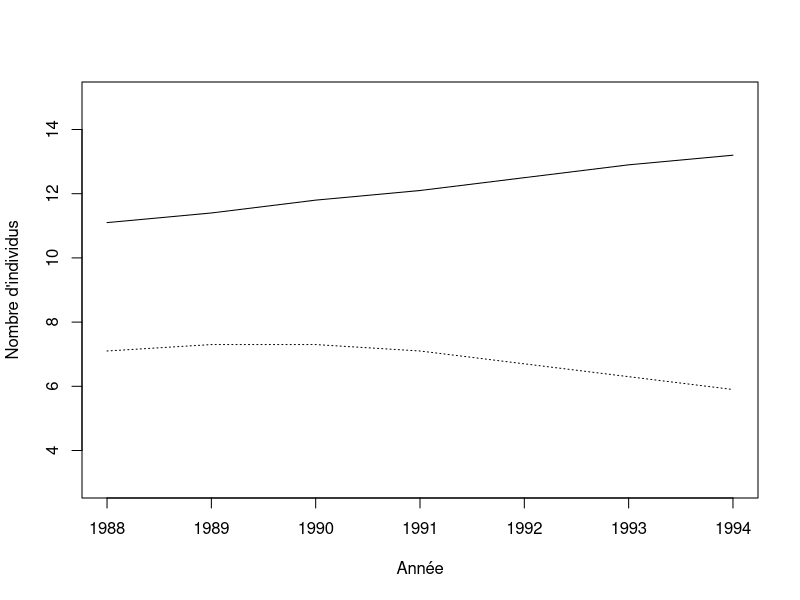
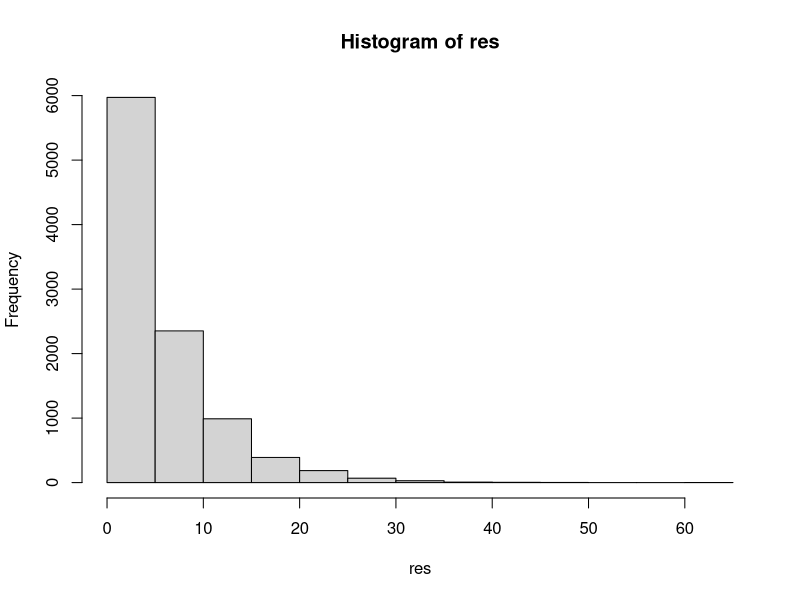
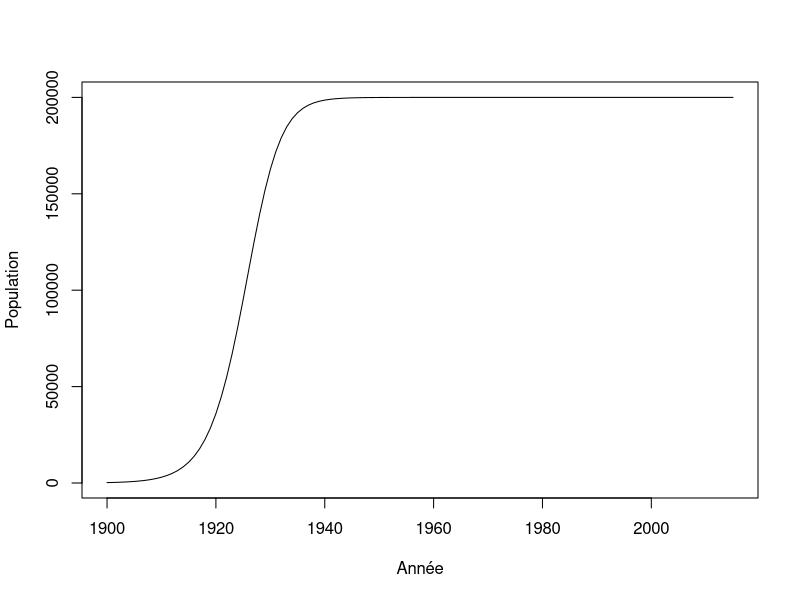
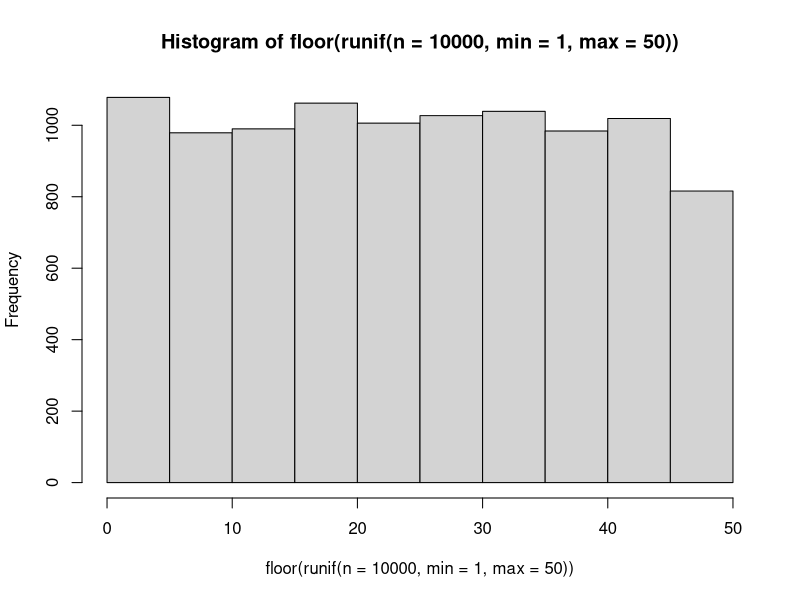
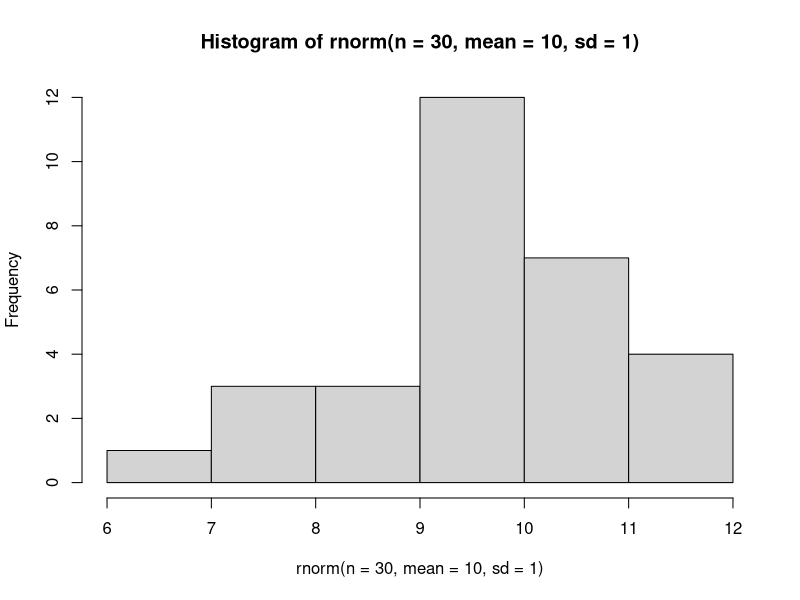
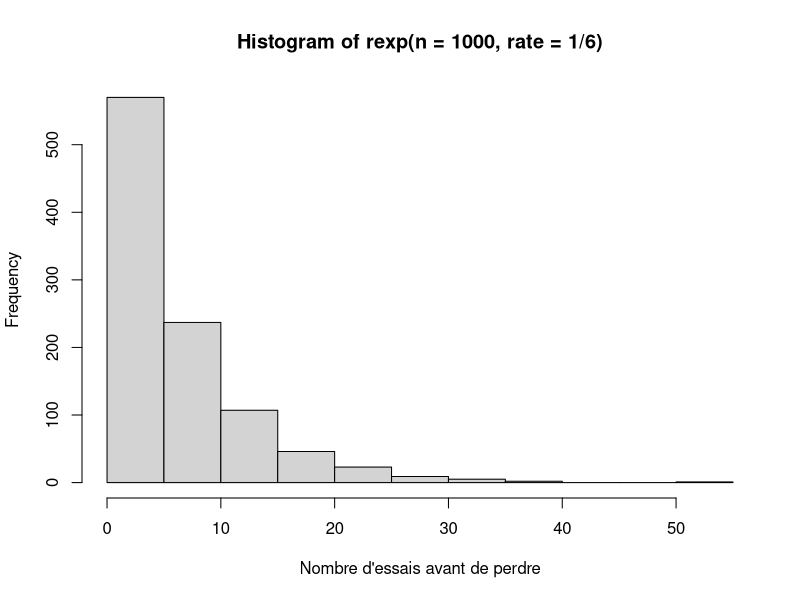
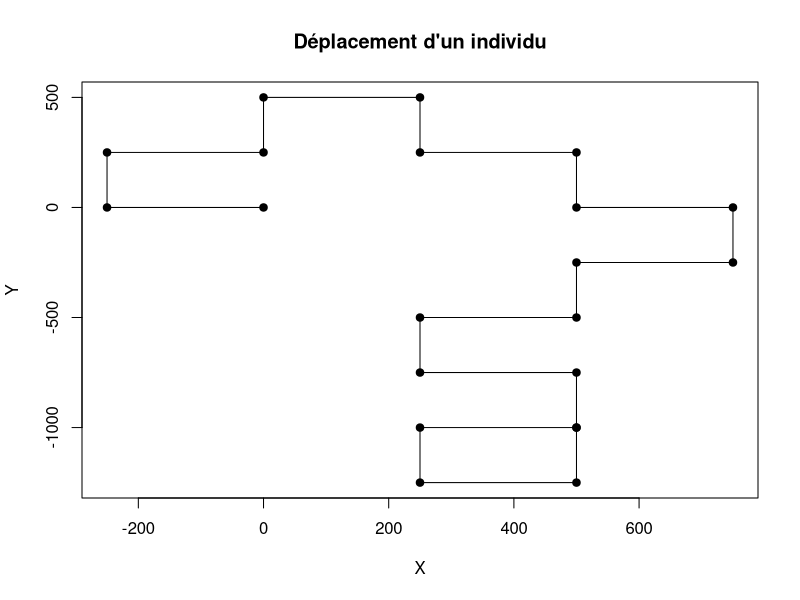
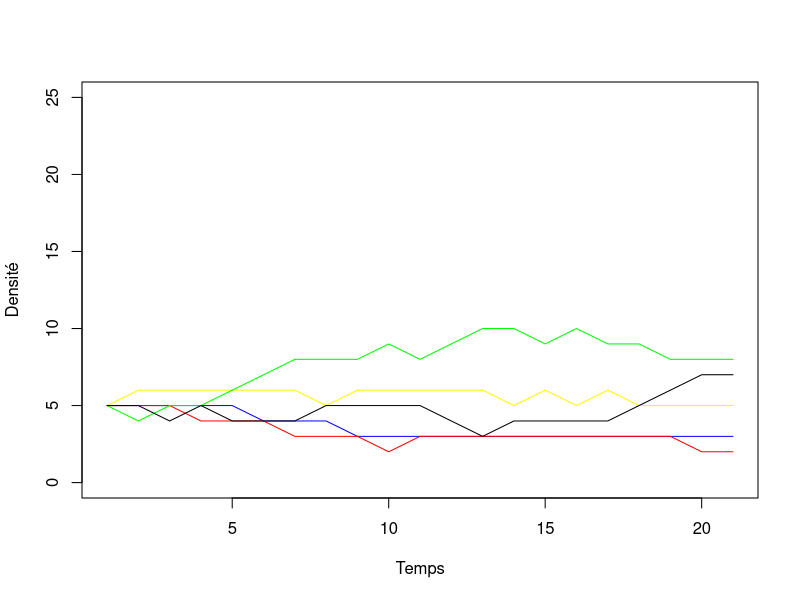

Recreate these plots in R, in order.
## ---- chunk 1
donnees <- matrix(nr = 7, nc = 2)
donnees[,1] <- c(11.1,11.4,11.8,12.1,12.5,12.9,13.2) #Cameroun
donnees[,2] <- c(7.1,7.3,7.3,7.1,6.7,6.3,5.9) #Rwanda
an <- c(1988:1994)
donnees
## ---- chunk 2
plot(an, donnees[,1], type = "l", xlab = "Année", ylab = "Nombre d'individus", ylim=c(3,15), cex=2)
lines(an, donnees[,2], lty = 3)
## ---- chunk 3
lambda <- matrix(nrow = 6, ncol = 2)
lambda[1,1] <- (donnees[2,1] - donnees[1,1]) / donnees[1,1]
## ---- chunk 4
lambda[2,1] <- (donnees[3,1] - donnees[2,1]) / donnees[2,1]
## ---- chunk 5
depart <- 1
fin <- 5
for(etape in depart:fin) {
    print(etape)
}
## ---- chunk 6
for(etape in c("Bonjour", "programmeurs", "en R")) {
    print(etape)
}
## ---- chunk 7
for(etape in 1:5) {
    print(etape*2)
}
## ---- chunk 8
for(C in -50:100) {
    cat("Pour C = ",C," on obtient F = ",1.8*C + 32, '\n')
}
## ---- chunk 9
test <- runif(5, 0,1)
for(etape in 1:5) {
    print(test[etape])
}
## ---- chunk 10
for(etape in 1:8) {
    cat("À l'étape", etape, ", la boucle est complétée à", etape/8*100, "%.", '\n')
}
## ---- chunk 11
n <- 1
for(etape in -2:5) {
    cat("etape = ",etape, " n = ",n, '\n')
    n <- n + 1
}
## ---- chunk 12
n <- 1
for(etape in 1:10) n <- n*etape
n
## ---- chunk 13
factorial(10)
## ---- chunk 14
ma_matrice <- matrix(nrow = 5, ncol = 3)
n <- 1
for(i in 1:5) {
    for(j in 1:3) {
        ma_matrice[i,j] <- n
        n <- n + 1
    }
}
ma_matrice
## ---- chunk 15
piece <- c("pile","face")
combinaison = "face-face"
while(combinaison != "pile-pile") {
    essai1 <- sample(piece, 1)  # OU sample(piece, 2, replace = TRUE)
    essai2 <- sample(piece, 1)
    combinaison <- paste(essai1, "-" , essai2, sep = "")
    print(combinaison)
}
## ---- chunk 16
de <- c(1:6)
n_test <- 10000
res <- numeric(n_test)
for(i in 1:n_test) {
	n <- 0
	face <- 0
	while(face != 1) {
		face <- sample(de,1)
		n <- n + 1
	}
	res[i] <- n
}
mean(res)
## ---- chunk 17
hist(res)
## ---- chunk 18
r <- 0.3
N <- 220
K <- 200000
step <- 1
while(N < K/2) {
    N <- N + r * N * (1 - N/K)
    step <- step + 1
}
step
## ---- chunk 19
r <- 0.3
K <- 200000
n_steps <- 115
N <- numeric(n_steps+1)
N[1] <- 220 # Année 0 en position 1 (donc [position - 1] = nombre d'années écoulées)

for(i in 2:(n_steps+1)) {
    N[i] <- N[i-1] + r * N[i-1] * (1 - N[i-1]/K)
}
N[25:30]
## ---- chunk 20
plot(c(1900:2015), N, type = "l", xlab = "Année", ylab = "Population")
## ---- chunk 21
X <- runif(n = 10)
res <- numeric(10)
for(i in 1:10) {
    if(X[i] < 0.3) {
        res[i] <- "plus petit"
    }
    else {
        res[i] <- "plus grand"
    }
}
cbind(X,res)
## ---- chunk 22
res2 <- numeric(10)
for(i in 1:10) {
    if(X[i] > 0.2 & X[i] < 0.6) {
        res2[i] <- "oui"
    }
    else {
        res2[i] <- "non"
    }
}
cbind(X,res2)
## ---- chunk 23
res2 <- numeric(10)
res2[X > 0.2 & X < 0.6] <- "oui"
res2[X < 0.2 | X > 0.6] <- "non"
cbind(X,res2)
## ---- chunk 24
tri <- function(x){
	# Calcul de la dimension du vecteur
	taille <- length(x)
	ordre <- "NON"
	# Boucle qui tourne jusqu'à ce que tout soit en ordre
	while(ordre == "NON") {
		ordre <- "OUI"
		# Boucle qui passe tous les éléments en paires
		for(i in 1:(taille-1)) {
			if(x[i+1] < x[i]) {
				# Inversion des deux lettres
				x[c(i,i+1)] <- x[c(i+1,i)]
				# Comme un changement a été fait, l'ordre
				# n'est pas encore garanti
				ordre <- "NON"
			}
		}
	}
	return(x)
}
tri(c("E", "Z", "F", "C", "D"))

## ---- chunk 25
valeurs <- c("2", "3", "4", "5", "6", "7", "8", "9", "10", "valet", "reine", "roi", "as")
couleurs <- rep(c("pique", "trèfle", "carreau", "coeur"),each = 13)
cartes <- paste(valeurs,"-",couleurs)
tirage <- function(n, cartes) {
    sample(x = cartes, size = n, replace = FALSE)
}
tirage(3, cartes)
## ---- chunk 26

scrabble <- read.table(file = "./donnees/lettres.txt", header=TRUE, sep = " ")
res <- sample(scrabble[,1],7)
res

## ---- chunk 27
hist(floor(runif(n = 10000, min = 1, max = 50)))
## ---- chunk 28
hist(rnorm(n = 30, mean = 10, sd = 1))
## ---- chunk 29
rbinom(n = 10, size = 1, prob = 0.5)
## ---- chunk 30
rmultinom(n = 3, size = 1, prob = rep(1/6, 6))
## ---- chunk 31
hist(rexp(n = 1000, rate = 1/6),
xlab = "Nombre d'essais avant de perdre")
## ---- chunk 32
set.seed(1)
p <- 0.55
alea <- runif(n = 1, min = 0, max = 1)
if(alea < p) res = "pile" else res = "face"
res
## ---- chunk 33
set.seed(1)
## ---- chunk 34

X <- runif(n = 10000, min = 0, max = 1)
p <- 0.2
res <- numeric(length = 10000)
res[X<p] <- 1
sum(res)

X <- runif(n = 10000, min = 0, max = 1)
p <- 0.2
res <- numeric(length = 10000)
res[X<p] <- 1
sum(res)

10000*p
## ---- chunk 35
# Fonction qui permet de modifier la direction de marche de la personne
#
# ENTREES:
#   DirectionDepart:    la direction vers laquelle la personne se deplace pour le moment.
#   Probabilite:        un vecteur contenant les probabilites d'aller dans l'une ou l'autre des directions. 
#                       Probabilite = c(ProbabiliteGauche, ProbabiliteDroite)
#
# SORITES:
#   NouvelleDirection:  la direction vers laquelle la personne va se deplacer au prochain carrefour.
#
ChangerDirection = function(DirectionDepart, Probabilite){
  
  # A COMPLETER: Mettre la condition pour tourner a gauche
  if(runif(1,0,1) < Probabilite[1]){ # <-- Manque du code
    # On tourne a gauche
    NouvelleDirection = DirectionDepart - pi/2
  }
  else{
    # On tourne a droite
    NouvelleDirection = DirectionDepart + pi/2
  }
  
  return(NouvelleDirection)
  
}

# Fonction qui permet de calculer les nouvelles coordonnees de la personne suite a un deplacement
#
# ENTREES:
#   PositionCourante:   un vecteur contenant la position de la personne pour le moment.
#                       PositionCourante = c(PositionX, PositionY)
#   Direction:          la direction vers laquelle la personne va se deplacer.
#
# SORITES:
#   NouvellePosition:   un vecteur contenant la position de la personne apres son deplacement.
#                       NouvellePosition = c(NouvellePositionX, NouvellePositionY)
#
Deplacement = function(PositionCourante, Direction){
  
  # A COMPLETER: Calcul des nouvelles coordonnées
  NouvellePositionX = PositionCourante[1] + sin(Direction)*250 # <-- Manque du code
  NouvellePositionY = PositionCourante[2] + cos(Direction)*250 # <-- Manque du code
  
  # On place les nouvelles positions pour chacune des coordonnees dans un vecteur
  NouvellePosition = c(NouvellePositionX, NouvellePositionY)
  
  return(NouvellePosition)
}
## ---- chunk 36
# ChangerDirection <- function(DirectionDepart, Probabilite){...}
# Deplacement <- function(PositionCourante, Direction){...}

nsteps <- 20
xy <- matrix(0,nrow = 21, ncol = 2)
xy[1,] <- c(0,0)
direction <- 0
probabilite <- c(0.5,0.5)
set.seed(2)
for(step in 2:(nsteps+1)) {
  
  # Calcul de la nouvelle direction
  direction <- ChangerDirection(direction, probabilite)
 
  # Calcul des nouvelles coordonnees
  xy[step,] <- Deplacement(xy[step-1,], direction)
}
## ---- chunk 37
plot(xy[,1],xy[,2], type = "l", 
    xlab = "X", ylab = "Y", main = "Déplacement d'un individu")
points(xy[,1],xy[,2],pch = 19)
## ---- chunk 38
res <- numeric(50)

set.seed(3)
for (j in 1:50){
nsteps <- 20
xy <- matrix(0,nrow = 21, ncol = 2)
xy[1,] <- c(0,0)
direction <- 0
probabilite <- c(0.5,0.5)
for(step in 2:(nsteps+1)) {
  
  direction <- ChangerDirection(direction, probabilite)
 
  xy[step,] <- Deplacement(xy[step-1,], direction)
}
dist <- sqrt(xy[21,1]^2 + xy[21,2]^2)
res[j] <- dist
}
mean(res)
## ---- chunk 39
etats <- c("A", "B", "C", "D", "E")
p <- c(0.1, 0.5, 0.2, 0.05, 0.15)
sum(p)

# On utilise cumsum pour calculer la probabilité cumulative
cump <- cumsum(p)
cump
## ---- chunk 40
alea <- runif(1,0,1)
alea
n_etats <- 5; i = 1; plus_petit = FALSE
while(plus_petit == FALSE) {
    if(alea < cump[i]) {
        decision <- etats[i]
        plus_petit <- TRUE
    }
    else {
        i <- i + 1
    }
}
decision
## ---- chunk 41
tirage <- function(p) {
    etats <- c("A", "B", "C", "D", "E")
    res <- rmultinom(n=1,size=1,prob=p)
    etats[which(res==1)]
}
tirage(p)
## ---- chunk 42
nsteps <- 20
nsac <- 130
couleursac <- c(rep(20,2),rep(30,3))
ncorde <- 5
ntotalcorde <- 25
matres <- matrix(nr = nsteps+1, nc = ncorde)
matres[1,] <- rep(5,5)
colnames(matres) <- c("bleu", "rouge", "jaune", "vert", "noir")

# Une fonction utile pour faire des tirages
# Elle retourne la position de la couleur pigée au hasard
tirage  <- function(p) {
  res <- rmultinom(n=1,size=1,prob=p)
  return(which(res==1))
}
## ---- chunk 43
# La boucle principale
for(step in 2:(nsteps+1)) {
  # Calcul de l'abondance relative
  p <- matres[step-1,] / ntotalcorde
  # On tire l'identité du morceau qui s'envole
  ID_envol <- tirage(p)
  # On applique le changement
  matres[step,] <- matres[step-1,]
  matres[step,ID_envol] <- matres[step,ID_envol] - 1
  # On tire l'identité de la recrue
  # Calcul de l'abondance relative
  p <- couleursac/nsac
  ID_recrue <- tirage(p)
  matres[step,ID_recrue] <- matres[step,ID_recrue] + 1
  couleursac[ID_recrue] <- couleursac[ID_recrue] - 1
  nsac <- nsac - 1
}
matres[21,]
## ---- chunk 44
# Illustration des résultats
colo <- c("red","yellow", "green", "black")
plot(c(1:(nsteps+1)), matres[,1], type = "l", ylim = c(0,ntotalcorde),
     xlab = "Temps", ylab = "Densité", col = "blue")
for(i in 2:(ncorde)) lines(c(1:(nsteps+1)), matres[,i], col = colo[i-1])

## ---- chunk 45
x <- runif(1000)
system.time(sort(x))
system.time(tri(x))

## ---- chunk 46
n <- 2*10^seq(1,3,0.1)
res <- numeric(length(n))
for(i in 1:length(res)) {
	x <- runif(n[i])
	res[i] <- system.time(tri(x))[3]
}
plot(n,res, type = "l", xlab = "Taille", ylab = "Temps")
## ---- chunk 47
f1 <- function(x) {
	taille <- length(x)
	x2 <- numeric(taille)
	for(i in 1:taille) if(x[i] < 0.5) x2[i] <- 1
}
f2 <- function(x) {
	x2 <- x*0
	x2[x<0.5] <- 1
}
## ---- chunk 48
x <- runif(1000000)
system.time(f1(x))
system.time(f2(x))
## ---- chunk 49
f1 <- function(x) {
	res <- numeric(nrow(x))
	for(i in 1:nrow(x)) {
		for(j in 1:ncol(x)){
			res[i] <- res[i] + x[i,j]
		}
	}
}
X <- matrix(runif(3000*3000),nr=3000,nc=3000)
## ---- chunk 50
system.time(rowSums(X))
system.time(apply(X,1,sum))
system.time(f1(X))
## ---- chunk 51

quadrats <- read.table(file = "./donnees/quadrats.txt", header=TRUE, sep = ";")
head(quadrats)

